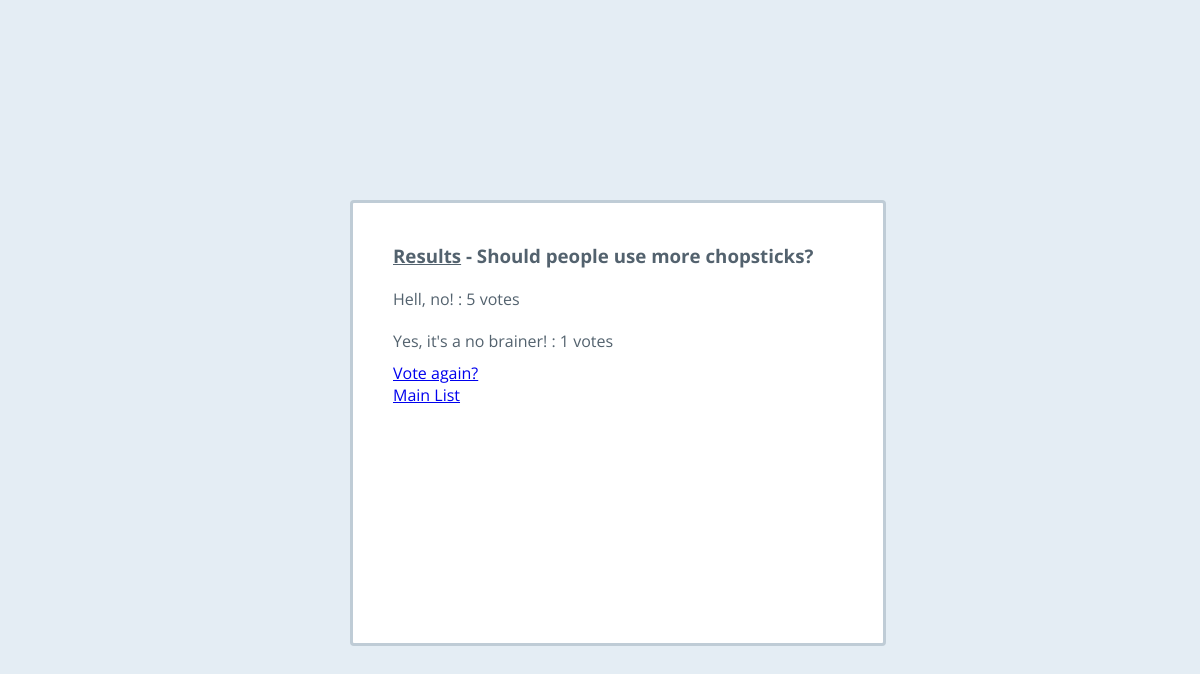
Page /polls/6/results on the earlier database version.
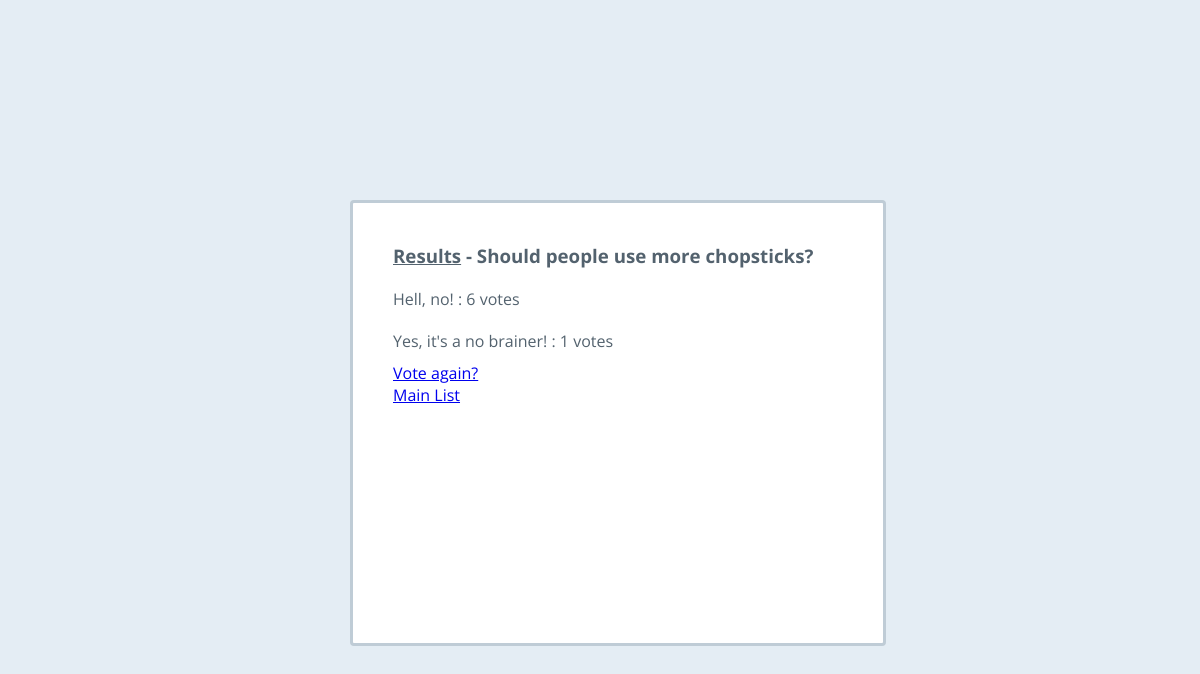
Same page on the later database version.
### polls/models.py (models this page shows, shortened)
class Choice(models.Model):
    question = models.ForeignKey(Question, on_delete=models.CASCADE)
    choice_text = models.CharField(max_length=200)
    votes = models.IntegerField(default=0)

### polls/views.py (the view)
# urls.py: path('<int:pk>/results', views.ResultsView.as_view(), name="results"),
class ResultsView(generic.DetailView):
    model = Question
    template_name = 'polls/results.html'

### polls/templates/polls/results.html (shortened to what this page needs)
<!DOCTYPE html>
<html lang="en">
<head>
</head>
<body>
<div class="poll">
{% if question %}
    <h3><u>Results</u> - {{ question.question_text }}</h3>
<ul>
{% for choice in question.choice_set.all %}
    <li> {{ choice.choice_text }} : {{ choice.votes }} votes </li>
{% endfor %}
{% endif %}
</ul>
<a href="{% url 'polls:detail' question.id %}">Vote again?</a><br><a href="{% url 'polls:polls' %}">Main List</a>
</div>
</body>
</html>

Differences in the rows shown:
changed Choice "Hell, no!": votes "5" → "6"
